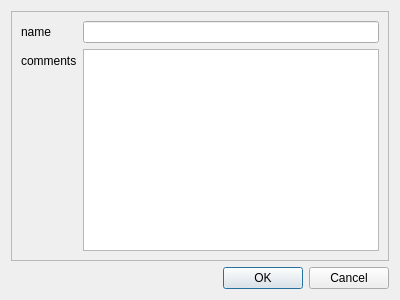
<?xml version="1.0" encoding="UTF-8"?>
<ui version="4.0">
 <class>EnvironmentDialog</class>
 <widget class="QDialog" name="EnvironmentDialog">
  <property name="geometry">
   <rect>
    <x>0</x>
    <y>0</y>
    <width>400</width>
    <height>300</height>
   </rect>
  </property>
  <property name="windowTitle">
   <string>Environment Properties</string>
  </property>
  <layout class="QVBoxLayout" name="verticalLayout">
   <item>
    <widget class="QFrame" name="frame">
     <property name="frameShape">
      <enum>QFrame::StyledPanel</enum>
     </property>
     <property name="frameShadow">
      <enum>QFrame::Raised</enum>
     </property>
     <layout class="QFormLayout" name="formLayout">
      <item row="0" column="0">
       <widget class="QLabel" name="label">
        <property name="text">
         <string>name</string>
        </property>
       </widget>
      </item>
      <item row="0" column="1">
       <widget class="QLineEdit" name="Name"/>
      </item>
      <item row="1" column="0">
       <widget class="QLabel" name="label_2">
        <property name="text">
         <string>comments</string>
        </property>
       </widget>
      </item>
      <item row="1" column="1">
       <widget class="QPlainTextEdit" name="Comments"/>
      </item>
     </layout>
    </widget>
   </item>
   <item>
    <widget class="QDialogButtonBox" name="buttonBox">
     <property name="orientation">
      <enum>Qt::Horizontal</enum>
     </property>
     <property name="standardButtons">
      <set>QDialogButtonBox::Cancel|QDialogButtonBox::Ok</set>
     </property>
    </widget>
   </item>
  </layout>
 </widget>
 <resources/>
 <connections>
  <connection>
   <sender>buttonBox</sender>
   <signal>accepted()</signal>
   <receiver>EnvironmentDialog</receiver>
   <slot>accept()</slot>
   <hints>
    <hint type="sourcelabel">
     <x>248</x>
     <y>254</y>
    </hint>
    <hint type="destinationlabel">
     <x>157</x>
     <y>274</y>
    </hint>
   </hints>
  </connection>
  <connection>
   <sender>buttonBox</sender>
   <signal>rejected()</signal>
   <receiver>EnvironmentDialog</receiver>
   <slot>reject()</slot>
   <hints>
    <hint type="sourcelabel">
     <x>316</x>
     <y>260</y>
    </hint>
    <hint type="destinationlabel">
     <x>286</x>
     <y>274</y>
    </hint>
   </hints>
  </connection>
  <connection>
   <sender>Name</sender>
   <signal>textChanged(QString)</signal>
   <receiver>EnvironmentDialog</receiver>
   <slot>name_changed(QString)</slot>
   <hints>
    <hint type="sourcelabel">
     <x>234</x>
     <y>30</y>
    </hint>
    <hint type="destinationlabel">
     <x>199</x>
     <y>149</y>
    </hint>
   </hints>
  </connection>
 </connections>
 <slots>
  <slot>name_changed(QString)</slot>
 </slots>
</ui>
